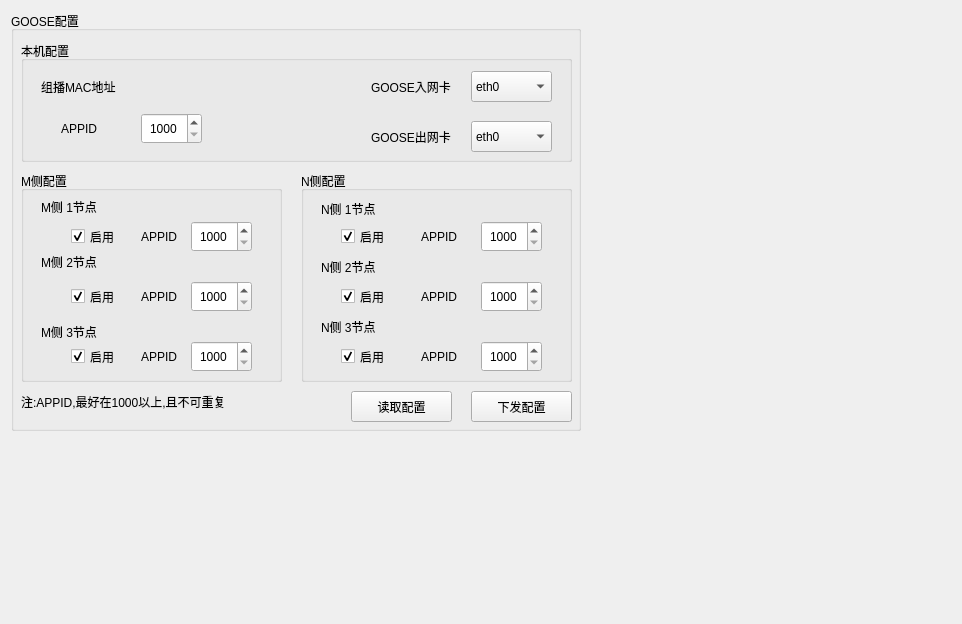
<?xml version="1.0" encoding="UTF-8"?>
<ui version="4.0">
 <class>dtugoosecfg</class>
 <widget class="QWidget" name="dtugoosecfg">
  <property name="geometry">
   <rect>
    <x>0</x>
    <y>0</y>
    <width>962</width>
    <height>624</height>
   </rect>
  </property>
  <property name="windowTitle">
   <string>GOOSE通信配置</string>
  </property>
  <layout class="QGridLayout" name="gridLayout">
   <item row="0" column="0">
    <widget class="QGroupBox" name="groupBox">
     <property name="minimumSize">
      <size>
       <width>570</width>
       <height>420</height>
      </size>
     </property>
     <property name="maximumSize">
      <size>
       <width>570</width>
       <height>420</height>
      </size>
     </property>
     <property name="title">
      <string>GOOSE配置</string>
     </property>
     <widget class="QPushButton" name="btn_update">
      <property name="geometry">
       <rect>
        <x>340</x>
        <y>380</y>
        <width>101</width>
        <height>31</height>
       </rect>
      </property>
      <property name="text">
       <string>读取配置</string>
      </property>
     </widget>
     <widget class="QPushButton" name="btn_save">
      <property name="geometry">
       <rect>
        <x>460</x>
        <y>380</y>
        <width>101</width>
        <height>31</height>
       </rect>
      </property>
      <property name="text">
       <string>下发配置</string>
      </property>
     </widget>
     <widget class="QGroupBox" name="groupBox_4">
      <property name="geometry">
       <rect>
        <x>290</x>
        <y>160</y>
        <width>271</width>
        <height>211</height>
       </rect>
      </property>
      <property name="title">
       <string>N侧配置</string>
      </property>
      <widget class="QLabel" name="TXT1">
       <property name="geometry">
        <rect>
         <x>20</x>
         <y>30</y>
         <width>131</width>
         <height>16</height>
        </rect>
       </property>
       <property name="text">
        <string>N侧 1节点</string>
       </property>
      </widget>
      <widget class="QLabel" name="TXT2">
       <property name="geometry">
        <rect>
         <x>20</x>
         <y>80</y>
         <width>81</width>
         <height>31</height>
        </rect>
       </property>
       <property name="text">
        <string>N侧 2节点</string>
       </property>
      </widget>
      <widget class="QCheckBox" name="checkN3">
       <property name="geometry">
        <rect>
         <x>40</x>
         <y>170</y>
         <width>61</width>
         <height>31</height>
        </rect>
       </property>
       <property name="text">
        <string>启用</string>
       </property>
       <property name="checked">
        <bool>true</bool>
       </property>
      </widget>
      <widget class="QLabel" name="TXT10">
       <property name="geometry">
        <rect>
         <x>120</x>
         <y>110</y>
         <width>51</width>
         <height>31</height>
        </rect>
       </property>
       <property name="text">
        <string>APPID</string>
       </property>
      </widget>
      <widget class="QLabel" name="TXT3">
       <property name="geometry">
        <rect>
         <x>20</x>
         <y>140</y>
         <width>81</width>
         <height>31</height>
        </rect>
       </property>
       <property name="text">
        <string>N侧 3节点</string>
       </property>
      </widget>
      <widget class="QCheckBox" name="checkN2">
       <property name="geometry">
        <rect>
         <x>40</x>
         <y>110</y>
         <width>61</width>
         <height>31</height>
        </rect>
       </property>
       <property name="text">
        <string>启用</string>
       </property>
       <property name="checked">
        <bool>true</bool>
       </property>
      </widget>
      <widget class="QLabel" name="TXT9">
       <property name="geometry">
        <rect>
         <x>120</x>
         <y>50</y>
         <width>51</width>
         <height>31</height>
        </rect>
       </property>
       <property name="text">
        <string>APPID</string>
       </property>
      </widget>
      <widget class="QSpinBox" name="spinN1">
       <property name="geometry">
        <rect>
         <x>180</x>
         <y>50</y>
         <width>61</width>
         <height>31</height>
        </rect>
       </property>
       <property name="alignment">
        <set>Qt::AlignCenter</set>
       </property>
       <property name="minimum">
        <number>1000</number>
       </property>
       <property name="maximum">
        <number>9999</number>
       </property>
      </widget>
      <widget class="QCheckBox" name="checkN1">
       <property name="geometry">
        <rect>
         <x>40</x>
         <y>50</y>
         <width>61</width>
         <height>31</height>
        </rect>
       </property>
       <property name="text">
        <string>启用</string>
       </property>
       <property name="checked">
        <bool>true</bool>
       </property>
      </widget>
      <widget class="QSpinBox" name="spinN2">
       <property name="geometry">
        <rect>
         <x>180</x>
         <y>110</y>
         <width>61</width>
         <height>31</height>
        </rect>
       </property>
       <property name="alignment">
        <set>Qt::AlignCenter</set>
       </property>
       <property name="minimum">
        <number>1000</number>
       </property>
       <property name="maximum">
        <number>9999</number>
       </property>
      </widget>
      <widget class="QSpinBox" name="spinN3">
       <property name="geometry">
        <rect>
         <x>180</x>
         <y>170</y>
         <width>61</width>
         <height>31</height>
        </rect>
       </property>
       <property name="alignment">
        <set>Qt::AlignCenter</set>
       </property>
       <property name="minimum">
        <number>1000</number>
       </property>
       <property name="maximum">
        <number>9999</number>
       </property>
      </widget>
      <widget class="QLabel" name="TXT11">
       <property name="geometry">
        <rect>
         <x>120</x>
         <y>170</y>
         <width>41</width>
         <height>31</height>
        </rect>
       </property>
       <property name="text">
        <string>APPID</string>
       </property>
      </widget>
     </widget>
     <widget class="QGroupBox" name="groupBox_5">
      <property name="geometry">
       <rect>
        <x>10</x>
        <y>30</y>
        <width>551</width>
        <height>121</height>
       </rect>
      </property>
      <property name="title">
       <string>本机配置</string>
      </property>
      <widget class="QSpinBox" name="spin_cur">
       <property name="geometry">
        <rect>
         <x>120</x>
         <y>72</y>
         <width>61</width>
         <height>31</height>
        </rect>
       </property>
       <property name="alignment">
        <set>Qt::AlignCenter</set>
       </property>
       <property name="minimum">
        <number>1000</number>
       </property>
       <property name="maximum">
        <number>9999</number>
       </property>
      </widget>
      <widget class="QLabel" name="TXT8">
       <property name="geometry">
        <rect>
         <x>350</x>
         <y>30</y>
         <width>91</width>
         <height>31</height>
        </rect>
       </property>
       <property name="text">
        <string>GOOSE入网卡</string>
       </property>
      </widget>
      <widget class="QComboBox" name="com_ethin">
       <property name="geometry">
        <rect>
         <x>450</x>
         <y>30</y>
         <width>81</width>
         <height>31</height>
        </rect>
       </property>
       <item>
        <property name="text">
         <string>eth0</string>
        </property>
       </item>
       <item>
        <property name="text">
         <string>eth1</string>
        </property>
       </item>
       <item>
        <property name="text">
         <string>eth2</string>
        </property>
       </item>
       <item>
        <property name="text">
         <string>eth3</string>
        </property>
       </item>
      </widget>
      <widget class="MacAddress" name="macLocal" native="true">
       <property name="geometry">
        <rect>
         <x>120</x>
         <y>30</y>
         <width>221</width>
         <height>31</height>
        </rect>
       </property>
      </widget>
      <widget class="QLabel" name="TXT4">
       <property name="geometry">
        <rect>
         <x>20</x>
         <y>38</y>
         <width>91</width>
         <height>16</height>
        </rect>
       </property>
       <property name="text">
        <string>组播MAC地址</string>
       </property>
      </widget>
      <widget class="QLabel" name="TXT9_2">
       <property name="geometry">
        <rect>
         <x>40</x>
         <y>80</y>
         <width>41</width>
         <height>16</height>
        </rect>
       </property>
       <property name="text">
        <string>APPID</string>
       </property>
      </widget>
      <widget class="QLabel" name="TXT8_2">
       <property name="geometry">
        <rect>
         <x>350</x>
         <y>80</y>
         <width>101</width>
         <height>31</height>
        </rect>
       </property>
       <property name="text">
        <string>GOOSE出网卡</string>
       </property>
      </widget>
      <widget class="QComboBox" name="com_ethout">
       <property name="geometry">
        <rect>
         <x>450</x>
         <y>80</y>
         <width>81</width>
         <height>31</height>
        </rect>
       </property>
       <item>
        <property name="text">
         <string>eth0</string>
        </property>
       </item>
       <item>
        <property name="text">
         <string>eth1</string>
        </property>
       </item>
       <item>
        <property name="text">
         <string>eth2</string>
        </property>
       </item>
       <item>
        <property name="text">
         <string>eth3</string>
        </property>
       </item>
      </widget>
     </widget>
     <widget class="QGroupBox" name="groupBox_3">
      <property name="geometry">
       <rect>
        <x>10</x>
        <y>160</y>
        <width>261</width>
        <height>211</height>
       </rect>
      </property>
      <property name="title">
       <string>M侧配置</string>
      </property>
      <widget class="QSpinBox" name="spinM3">
       <property name="geometry">
        <rect>
         <x>170</x>
         <y>170</y>
         <width>61</width>
         <height>31</height>
        </rect>
       </property>
       <property name="alignment">
        <set>Qt::AlignCenter</set>
       </property>
       <property name="minimum">
        <number>1000</number>
       </property>
       <property name="maximum">
        <number>9999</number>
       </property>
      </widget>
      <widget class="QCheckBox" name="checkM3">
       <property name="geometry">
        <rect>
         <x>50</x>
         <y>170</y>
         <width>61</width>
         <height>31</height>
        </rect>
       </property>
       <property name="text">
        <string>启用</string>
       </property>
       <property name="checked">
        <bool>true</bool>
       </property>
      </widget>
      <widget class="QSpinBox" name="spinM1">
       <property name="geometry">
        <rect>
         <x>170</x>
         <y>50</y>
         <width>61</width>
         <height>31</height>
        </rect>
       </property>
       <property name="alignment">
        <set>Qt::AlignCenter</set>
       </property>
       <property name="minimum">
        <number>1000</number>
       </property>
       <property name="maximum">
        <number>9999</number>
       </property>
      </widget>
      <widget class="QLabel" name="TXT7">
       <property name="geometry">
        <rect>
         <x>20</x>
         <y>150</y>
         <width>71</width>
         <height>21</height>
        </rect>
       </property>
       <property name="text">
        <string>M侧 3节点</string>
       </property>
      </widget>
      <widget class="QCheckBox" name="checkM2">
       <property name="geometry">
        <rect>
         <x>50</x>
         <y>110</y>
         <width>61</width>
         <height>31</height>
        </rect>
       </property>
       <property name="text">
        <string>启用</string>
       </property>
       <property name="checked">
        <bool>true</bool>
       </property>
      </widget>
      <widget class="QLabel" name="TXT14">
       <property name="geometry">
        <rect>
         <x>120</x>
         <y>170</y>
         <width>41</width>
         <height>31</height>
        </rect>
       </property>
       <property name="text">
        <string>APPID</string>
       </property>
      </widget>
      <widget class="QLabel" name="TXT6">
       <property name="geometry">
        <rect>
         <x>20</x>
         <y>80</y>
         <width>81</width>
         <height>21</height>
        </rect>
       </property>
       <property name="text">
        <string>M侧 2节点</string>
       </property>
      </widget>
      <widget class="QLabel" name="TXT5">
       <property name="geometry">
        <rect>
         <x>20</x>
         <y>20</y>
         <width>71</width>
         <height>31</height>
        </rect>
       </property>
       <property name="text">
        <string>M侧 1节点</string>
       </property>
      </widget>
      <widget class="QSpinBox" name="spinM2">
       <property name="geometry">
        <rect>
         <x>170</x>
         <y>110</y>
         <width>61</width>
         <height>31</height>
        </rect>
       </property>
       <property name="alignment">
        <set>Qt::AlignCenter</set>
       </property>
       <property name="minimum">
        <number>1000</number>
       </property>
       <property name="maximum">
        <number>9999</number>
       </property>
      </widget>
      <widget class="QCheckBox" name="checkM1">
       <property name="geometry">
        <rect>
         <x>50</x>
         <y>50</y>
         <width>61</width>
         <height>31</height>
        </rect>
       </property>
       <property name="text">
        <string>启用</string>
       </property>
       <property name="checked">
        <bool>true</bool>
       </property>
      </widget>
      <widget class="QLabel" name="TXT13">
       <property name="geometry">
        <rect>
         <x>120</x>
         <y>110</y>
         <width>41</width>
         <height>31</height>
        </rect>
       </property>
       <property name="text">
        <string>APPID</string>
       </property>
      </widget>
      <widget class="QLabel" name="TXT12">
       <property name="geometry">
        <rect>
         <x>120</x>
         <y>50</y>
         <width>41</width>
         <height>31</height>
        </rect>
       </property>
       <property name="text">
        <string>APPID</string>
       </property>
      </widget>
     </widget>
     <widget class="QLabel" name="label">
      <property name="geometry">
       <rect>
        <x>10</x>
        <y>370</y>
        <width>281</width>
        <height>41</height>
       </rect>
      </property>
      <property name="text">
       <string>注:APPID,最好在1000以上,且不可重复</string>
      </property>
     </widget>
    </widget>
   </item>
   <item row="0" column="1">
    <spacer name="horizontalSpacer">
     <property name="orientation">
      <enum>Qt::Horizontal</enum>
     </property>
     <property name="sizeHint" stdset="0">
      <size>
       <width>360</width>
       <height>20</height>
      </size>
     </property>
    </spacer>
   </item>
   <item row="1" column="0">
    <spacer name="verticalSpacer">
     <property name="orientation">
      <enum>Qt::Vertical</enum>
     </property>
     <property name="sizeHint" stdset="0">
      <size>
       <width>20</width>
       <height>172</height>
      </size>
     </property>
    </spacer>
   </item>
  </layout>
 </widget>
 <customwidgets>
  <customwidget>
   <class>MacAddress</class>
   <extends>QWidget</extends>
   <header location="global">dtumacaddress.h</header>
   <container>1</container>
  </customwidget>
 </customwidgets>
 <resources/>
 <connections>
  <connection>
   <sender>btn_update</sender>
   <signal>clicked()</signal>
   <receiver>dtugoosecfg</receiver>
   <slot>updatecfg()</slot>
   <hints>
    <hint type="sourcelabel">
     <x>561</x>
     <y>486</y>
    </hint>
    <hint type="destinationlabel">
     <x>370</x>
     <y>265</y>
    </hint>
   </hints>
  </connection>
  <connection>
   <sender>btn_save</sender>
   <signal>clicked()</signal>
   <receiver>dtugoosecfg</receiver>
   <slot>savecfg()</slot>
   <hints>
    <hint type="sourcelabel">
     <x>671</x>
     <y>486</y>
    </hint>
    <hint type="destinationlabel">
     <x>370</x>
     <y>265</y>
    </hint>
   </hints>
  </connection>
 </connections>
 <slots>
  <slot>updatecfg()</slot>
  <slot>savecfg()</slot>
 </slots>
</ui>
